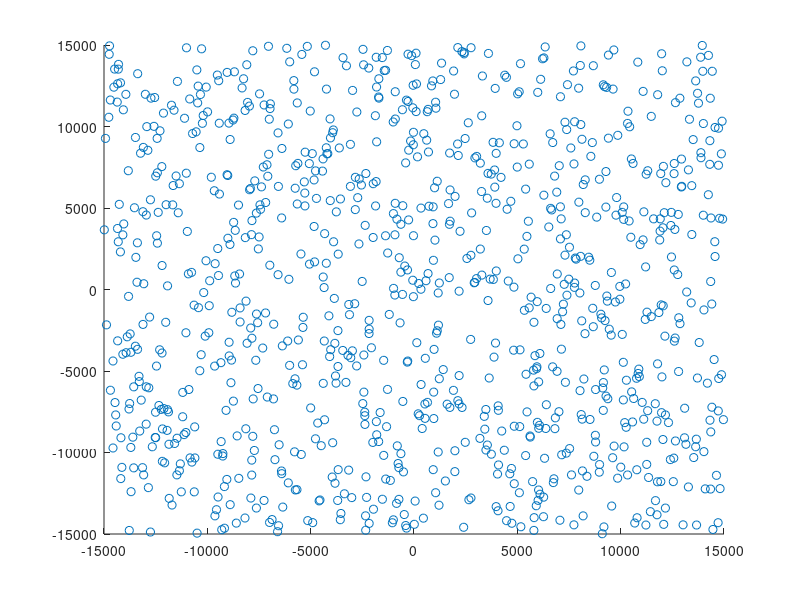

Source code (MATLAB):
clc;
clear all;
close all;

% Code Style Guide
% 1 - User _ in variable names
% 2 - Use space before and after +,-,=
% 3 - Use space after ,
%
%


Fc = 1800; % Carrier freq (Mhz)
H_bts = 40; % Height of BTS
User_number = 1000;

Tx_power = 46; % BTS power (dBm) 
Tx_a_gain = 18; % Anten gain (dBi)
Tx_c_loss = 2.5; % Anten  cable loss (dB)
Tx_EiRP = Tx_power + Tx_a_gain - Tx_c_loss;% Effective isotropic radiated power (dBm)

User_database=zeros(User_number,4); % Matrix for user positions other user related informations

User_database(:,1) = randi([-15000,15000], 1, User_number); %generate random user position X (meter)
User_database(:,2) = randi([-15000,15000], 1, User_number); %generate random user position Y (meter)
User_database(:,3) = sqrt(User_database(:,1).*User_database(:,1) + User_database(:,2).*User_database(:,2)); % Calculated distane between user and BTS (meter)

%%%%%%%%
% Okumura-Hata Model model for open area (Developed by Masaharu Hata after Okumura)
% A = 69.55 + 26.16*log10(Fc) - 13.82*log10(hb);
% B = 44.9 - 6.55*log10(hb);
% D = 4.78*log10(Fc)^2 + 18.33*log10(Fc) + 40.94;
% Pathloss_formula = A + B*log10(User_database(:,3)) - D; 

%%%%%%%%%%%%%%%
% Cost-231 Model (also known as COST-Hata-Model) 
% http://mobilityfirst.winlab.rutgers.edu/~narayan/Course/Wless/Lecture_3_RadioPropagationModel_Sneha.pdf
A = 46.3 + 33.9*log10(Fc) - 13.82*log10(H_bts) % a(hm) need to be clarified
B = 44.9 - 6.55*log10(H_bts)
C = 0 % 0 for medium-seze city and suburban; 3 for metropolitancenters
Pathloss_formula = A + B*log10(User_database(:,3)) + C;  %(dB)


User_database(:,4) = Tx_EiRP - Pathloss_formula; % Recieved power by user

scatter(User_database(:,1),User_database(:,2)); %%plot user positions